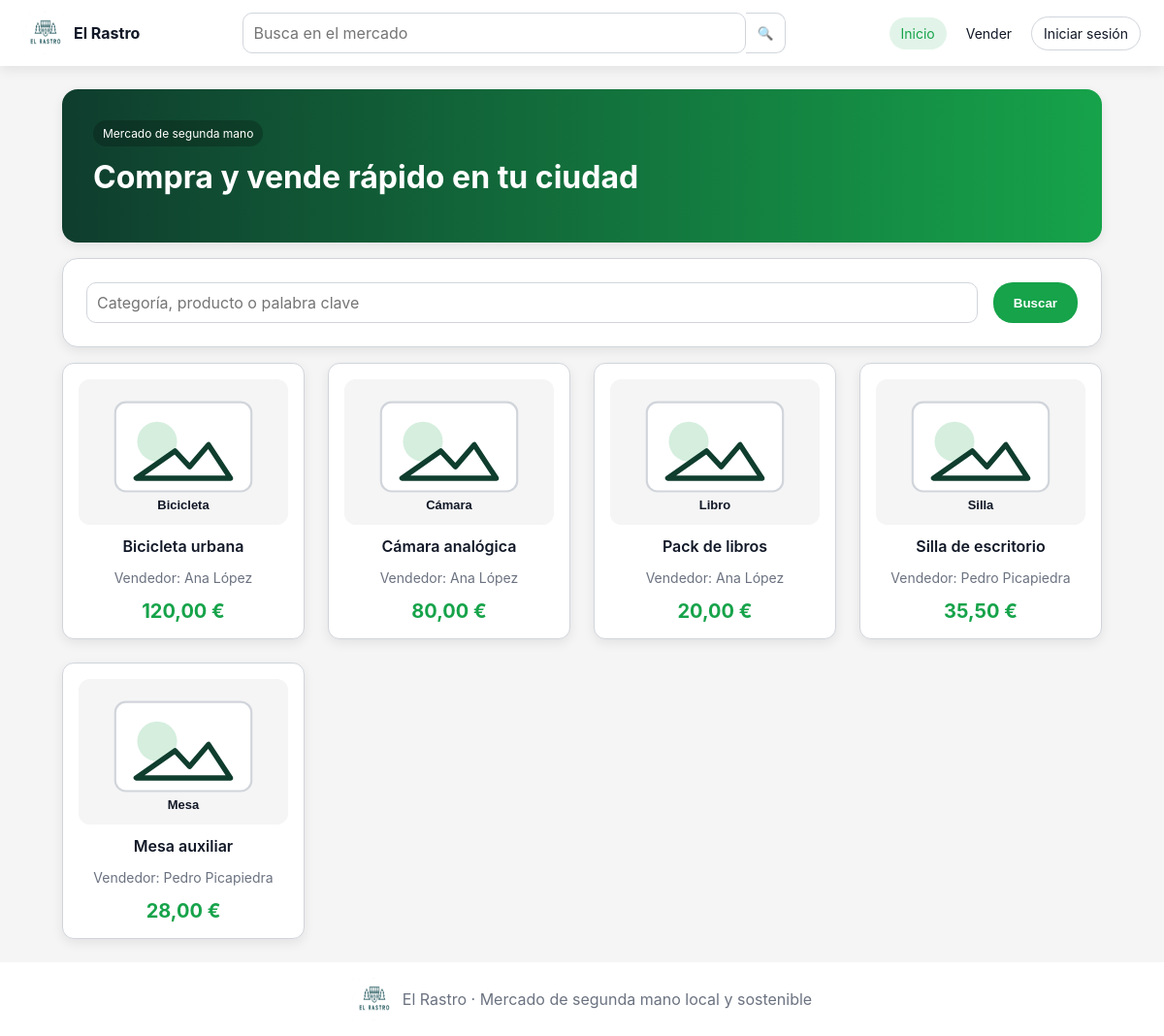
The page /public/index.php on the database its author committed.
### tables this page shows
CREATE TABLE Producto (
    id_producto INT AUTO_INCREMENT PRIMARY KEY,
    titulo VARCHAR(150) NOT NULL,
    descripcion TEXT NOT NULL,
    precio DECIMAL(10,2) NOT NULL,
    categoria VARCHAR(50) NOT NULL,
    estado_producto VARCHAR(50) NOT NULL,
    estado VARCHAR(50) NOT NULL DEFAULT 'disponible',
    fecha_publicacion TIMESTAMP DEFAULT CURRENT_TIMESTAMP,
    id_usuario INT NOT NULL,
    CONSTRAINT fk_producto_usuario FOREIGN KEY (id_usuario) REFERENCES Usuario(id_usuario),
    CONSTRAINT chk_producto_precio CHECK (precio > 0),
    CONSTRAINT chk_producto_categoria CHECK (categoria IN ('Electrónica', 'Moda', 'Hogar', 'Deportes', 'Otros')),
    CONSTRAINT chk_producto_estado_producto CHECK (estado_producto IN ('Nuevo', 'Como nuevo', 'Usado', 'Reacondicionado')),
    CONSTRAINT chk_producto_estado CHECK (estado IN ('disponible', 'vendido', 'eliminado'))
);

CREATE TABLE Usuario (
    id_usuario INT AUTO_INCREMENT PRIMARY KEY,
    nombre VARCHAR(100) NOT NULL,
    email VARCHAR(150) NOT NULL UNIQUE,
    contrasena VARCHAR(255) NOT NULL,
    direccion VARCHAR(255),
    metodo_pago VARCHAR(50),
    fecha_registro TIMESTAMP DEFAULT CURRENT_TIMESTAMP,
    tipo VARCHAR(20) NOT NULL DEFAULT 'usuario',
    activo TINYINT(1) NOT NULL DEFAULT 1,
    CONSTRAINT chk_usuario_tipo CHECK (tipo IN ('administrador', 'usuario'))
);

### app/core/Controller.php (called while the page is built, shortened)
<?php
abstract class Controller
{
    protected function view($view, $data = []) {
        extract($data, EXTR_SKIP);
        require APP_PATH . '/views/layouts/header.php';
        require APP_PATH . '/views/' . $view . '.php';
        require APP_PATH . '/views/layouts/footer.php';
    }
}

### app/controllers/ProductoController.php (called while the page is built, shortened)
<?php
class ProductoController extends Controller
{
    private $productoModel;
    public function __construct()
    {
        $this->productoModel = new Producto();
    }
    public function index()
    {
        $q = trim($_GET['q'] ?? '');
        $productos = $this->productoModel->todos($q);
        $this->view('productos/index', [
            'productos' => $productos,
            'q' => $q,
            'titulo' => 'Inicio'
        ]);
    }
}

### app/core/Router.php (called while the page is built, shortened)
<?php
class Router
{
    public function dispatch()
    {
        $url = isset($_GET['url']) ? $_GET['url'] : 'producto/index';
        $trozos = explode('/', trim($url, '/'));
        $metodo = isset($trozos[1]) ? $trozos[1] : 'index';
        $parametros = array_slice($trozos, 2);
        $controlador = new $nombreControlador();
        call_user_func_array([$controlador, $metodo], $parametros);
    }
}

### public/index.php (called while the page is built, shortened)
<?php
require_once APP_PATH . '/config/config.php';
require_once APP_PATH . '/core/Database.php';
require_once APP_PATH . '/core/Controller.php';
require_once APP_PATH . '/core/Router.php';
spl_autoload_register(function ($class) {
    foreach ([APP_PATH . '/models/', APP_PATH . '/controllers/', APP_PATH . '/core/'] as $dir) {
        $file = $dir . $class . '.php';
        if (file_exists($file)) {
            return;
        }
    }
});
$router = new Router();
$router->dispatch();

### app/config/config.php (called while the page is built, shortened)
<?php
function app_url($ruta = '') {
    $base = rtrim(BASE_URL, '/');
    $ruta = trim($ruta, '/');
    if ($ruta == '') {
        return $base . '/index.php';
    }
    return $base . '/index.php?url=' . $ruta;
}
function asset_url($ruta = '') {
    return rtrim(BASE_URL, '/') . '/' . ltrim($ruta, '/');
}
function image_url($ruta) {
    return asset_url($ruta);
}

### app/core/Database.php (called while the page is built)
<?php
class Database
{
    private static $conexion = null;
    public static function getConnection()
    {
        if (self::$conexion == null) {
            $dsn = 'mysql:host=' . DB_HOST . ';dbname=' . DB_NAME . ';charset=' . DB_CHARSET;
            self::$conexion = new PDO($dsn, DB_USER, DB_PASS);
            self::$conexion->setAttribute(PDO::ATTR_ERRMODE, PDO::ERRMODE_EXCEPTION);
            self::$conexion->setAttribute(PDO::ATTR_DEFAULT_FETCH_MODE, PDO::FETCH_ASSOC);
        }
        return self::$conexion;
    }
}

### app/models/Producto.php (called while the page is built, shortened)
<?php
class Producto
{
    private $db;
    public function __construct()
    {
        $this->db = Database::getConnection();
    }
    public function todos($busqueda = '')
    {
        $sql = 'SELECT p.*, u.nombre AS vendedor,
                       (SELECT i.url FROM Imagen i WHERE i.id_producto = p.id_producto LIMIT 1) AS imagen
                FROM Producto p
                INNER JOIN Usuario u ON u.id_usuario = p.id_usuario
                WHERE p.estado = "disponible"';
        $datos = [];
        $sql .= ' ORDER BY p.fecha_publicacion DESC';
        $stmt = $this->db->prepare($sql);
        $stmt->execute($datos);
        return $stmt->fetchAll();
    }
}

### app/views/productos/index.php (the view, shortened to what this page needs)
<section class="hero">
    <span>Mercado de segunda mano</span>
    <h1>Compra y vende rápido en tu ciudad</h1>
</section>
<section class="filters card">
    <form action="<?= app_url() ?>" method="get" class="filter-grid">
        <input type="text" name="q" placeholder="Categoría, producto o palabra clave" value="<?= htmlspecialchars($q ?? '') ?>">
        <button class="btn primary" type="submit">Buscar</button>
    </form>
</section>
<section class="product-grid" aria-label="Listado de productos">
    <?php foreach ($productos as $producto): ?>
        <article class="product-card">
            <a href="<?= app_url('producto/detalle/' . (int)$producto['id_producto']) ?>">
                <img src="<?= htmlspecialchars(image_url($producto['imagen'] ?? null)) ?>" alt="<?= htmlspecialchars($producto['titulo']) ?>">
                <h2><?= htmlspecialchars($producto['titulo']) ?></h2>
                <p class="seller">Vendedor: <?= htmlspecialchars($producto['vendedor']) ?></p>
                <strong><?= number_format((float)$producto['precio'], 2, ',', '.') ?> €</strong>
            </a>
        </article>
    <?php endforeach; ?>
</section>

### app/views/layouts/header.php (shortened to what this page needs)
<!doctype html>
<html lang="es">
<head>
    <link rel="stylesheet" href="<?= asset_url('assets/css/estilo.css') ?>">
</head>
<body>
<header class="navbar">
    <a href="<?= app_url('producto/index') ?>" class="brand">
        <img src="<?= asset_url('assets/img/logo.png') ?>" alt="Logo El Rastro">
        <span>El Rastro</span>
    </a>
    <form class="search" action="<?= app_url() ?>" method="get">
        <input type="search" name="q" placeholder="Busca en el mercado" value="<?= htmlspecialchars($q ?? '') ?>">
        <button type="submit" aria-label="Buscar">🔍</button>
    </form>
    <nav class="nav-actions">
        <a class="nav-link active" href="<?= app_url('producto/index') ?>">Inicio</a>
        <a class="nav-link" href="<?= app_url('producto/vender') ?>">Vender</a>
        <?php if (!empty($_SESSION['usuario'])): ?>
            <a class="nav-link" href="<?= app_url('mensaje/index') ?>">Mensajes</a>
            <a class="nav-link" href="<?= app_url('valoracion/index') ?>">Valoraciones</a>
            <?php if (($_SESSION['usuario']['tipo'] ?? '') === 'administrador'): ?>
                <a class="nav-link" href="<?= app_url('admin/index') ?>">Admin</a>
            <?php endif; ?>
            <a class="nav-link" href="<?= app_url('usuario/perfil') ?>">Mi perfil</a>
            <a class="nav-link outline" href="<?= app_url('auth/logout') ?>">Salir</a>
        <?php else: ?>
            <a class="nav-link outline" href="<?= app_url('auth/login') ?>">Iniciar sesión</a>
        <?php endif; ?>
    </nav>
</header>
<main class="page">

### app/views/layouts/footer.php (shortened to what this page needs)
</main>
<footer class="footer">
    <img src="<?= asset_url('assets/img/logo.png') ?>" alt="Logo">
    <span>El Rastro · Mercado de segunda mano local y sostenible</span>
</footer>
</body>
</html>

### public/assets/css/estilo.css (style rules this page uses)
:root { --green: #16A34A; --green-dark: #0F3D2E; --bg: #F5F5F5; --gray: #D1D5DB; --text-muted: #6B7280; --text: #111827; --error: #DC2626; --warning: #F59E0B; --shadow: 0 4px 12px rgba(0,0,0,0.08); --radius: 12px; --radius-lg: 16px; }
* { box-sizing: border-box; }
body { margin: 0; font-family: Inter, Poppins, Roboto, Arial, sans-serif; background: var(--bg); color: var(--text); font-size: 16px; }
a { color: var(--green); text-decoration: none; }
img { max-width: 100%; display: block; }
h1 { font-size: clamp(28px, 4vw, 32px); margin: 12px 0 16px; font-weight: 700; }
h2 { font-size: clamp(22px, 3vw, 24px); font-weight: 600; }
.page { max-width: 1120px; margin: 0 auto; padding: 24px; min-height: calc(100vh - 130px); }
.navbar { background: #fff; min-height: 64px; display: grid; grid-template-columns: auto 1fr auto; align-items: center; gap: 16px; padding: 12px 24px; box-shadow: var(--shadow); position: sticky; top: 0; z-index: 10; }
.brand { display: flex; align-items: center; gap: 8px; color: var(--text); font-weight: 700; }
.brand img, .footer img { width: 44px; height: 44px; }
.search { display: flex; max-width: 560px; width: 100%; justify-self: center; }
.search button { border: 1px solid var(--gray); border-left: 0; background: #fff; border-radius: 0 10px 10px 0; padding: 0 12px; cursor: pointer; }
.nav-actions { display: flex; align-items: center; gap: 8px; flex-wrap: wrap; }
.nav-link { color: var(--text); padding: 8px 12px; border-radius: 20px; font-size: 14px; }
.nav-link.active, .nav-link:hover { color: var(--green); background: rgba(22,163,74,.12); }
.nav-link.outline { border: 1px solid var(--gray); }
.footer { background: #fff; display: flex; align-items: center; gap: 8px; justify-content: center; padding: 16px; color: var(--text-muted); }
.card { background: #fff; border: 1px solid var(--gray); border-radius: var(--radius-lg); box-shadow: var(--shadow); padding: 24px; }
.btn { display: inline-flex; align-items: center; justify-content: center; border: 1px solid transparent; border-radius: 20px; padding: 10px 20px; font-weight: 600; cursor: pointer; transition: .2s ease; }
.btn.primary { background: var(--green); color: #fff; }
input, textarea, select, .search input { width: 100%; background: #fff; border: 1px solid var(--gray); border-radius: 10px; padding: 10px; font: inherit; }
.hero { background: linear-gradient(90deg, var(--green-dark), var(--green)); color: #fff; border-radius: var(--radius-lg); padding: 32px; box-shadow: var(--shadow); margin-bottom: 16px; }
.hero span { display: inline-block; background: rgba(0,0,0,.22); padding: 6px 10px; border-radius: 20px; font-size: 12px; }
.filters { margin-bottom: 16px; }
.filter-grid { display: grid; grid-template-columns: 1fr auto; gap: 16px; }
.product-grid { display: grid; grid-template-columns: repeat(auto-fit, minmax(210px, 1fr)); gap: 24px; }
.product-card { background: #fff; border: 1px solid var(--gray); border-radius: var(--radius); text-align: center; padding: 16px; box-shadow: var(--shadow); transition: transform .2s ease; }
.product-card img { height: 150px; width: 100%; object-fit: cover; border-radius: var(--radius); background: var(--bg); }
.product-card h2 { font-size: 16px; color: var(--text); margin: 12px 0 4px; }
.product-card strong, .detail-title strong { color: var(--green); font-size: 20px; }
.seller { color: var(--text-muted); font-size: 14px; }

### rows shown on the page
producto: shows a picture, titulo "Bicicleta urbana", id_usuario.nombre "Ana López", precio "120,00"
producto: shows a picture, titulo "Cámara analógica", id_usuario.nombre "Ana López", precio "80,00"
producto: shows a picture, titulo "Pack de libros", id_usuario.nombre "Ana López", precio "20,00"
producto: shows a picture, titulo "Silla de escritorio", id_usuario.nombre "Pedro Picapiedra", precio "35,50"
producto: shows a picture, titulo "Mesa auxiliar", id_usuario.nombre "Pedro Picapiedra", precio "28,00"
